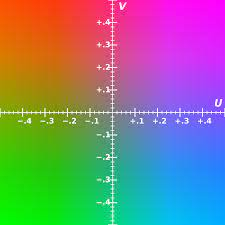
#> input picture chap06/exercises/ycrcbColor.jpg, 225 x 225 px
$ python 2-3.py
#> lines starting #> are read from the running program, lines starting #| are printed output that depends on the picture
## YCrCb 색상 평면
import cv2

image = cv2.imread("ycrcbColor.jpg")
#> image is the input picture: shape (225, 225, 3); mean B, G, R 129.6, 128.8, 129.5

ycrcb = cv2.cvtColor(image, cv2.COLOR_BGR2YCrCb)   # YCrCb 색공간을 분리하기 위해 변환
#> ycrcb: shape (225, 225, 3); mean of channels 0, 1, 2 129.1, 128.3, 128.3
planes = cv2.split(ycrcb)                          # 색 평면 분리

cv2.imshow("Y Channel", planes[0])
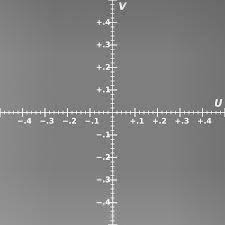
#> window 'Y Channel': shape (225, 225); min 79, max 254, mean 129.1
cv2.imshow("Cr Channel", planes[1])
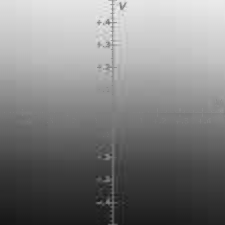
#> window 'Cr Channel': shape (225, 225); min 21, max 235, mean 128.3
cv2.imshow("Cb Channel", planes[2])
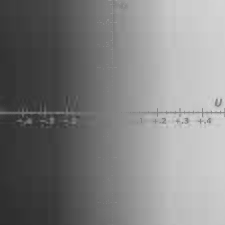
#> window 'Cb Channel': shape (225, 225); min 43, max 215, mean 128.3
cv2.waitKey()
